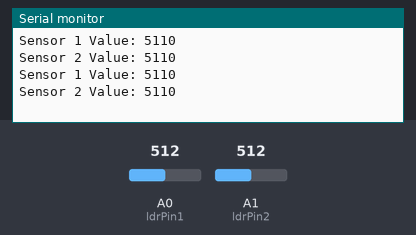
The sketch below on a simulated Arduino Uno, built with avr-gcc and run on an emulated ATmega328P. On the bench: the last lines printed to the serial monitor. The inputs (shaded band) are chosen by the test bench; at power-on: A0 (ldrPin1) = 512, A1 (ldrPin2) = 512.

Above: at 1.8 s.
1.9 s: A0 (ldrPin1) set to 716
At 2.8 s:
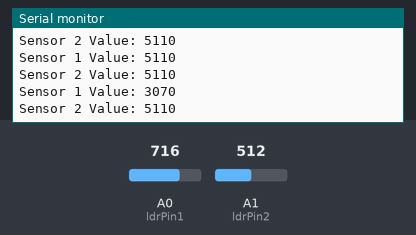
3.4 s: A1 (ldrPin2) set to 716
At 4.7 s:
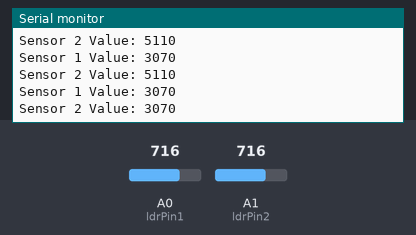
4.9 s: A0 (ldrPin1) set to 900
At 5.7 s:
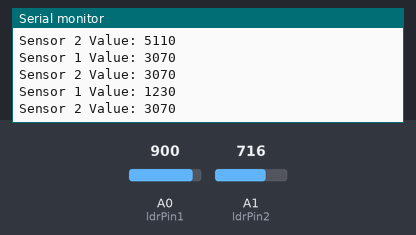
6.4 s: A1 (ldrPin2) set to 900
At 7.8 s:
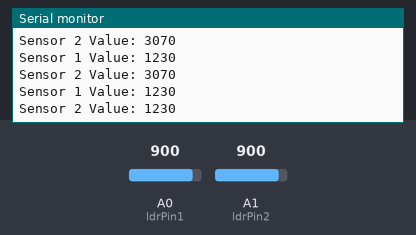
Timing chart, 0 to 8.9 s (numbered marks = the images above; inputs shaded):
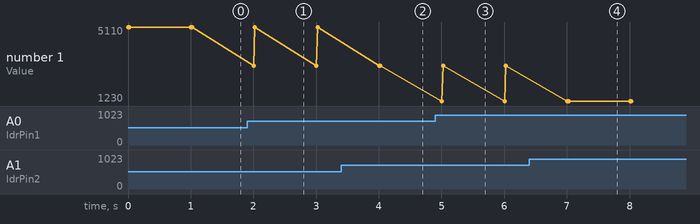

Measured:
- after the input at 1.9 s, the serial monitor: prints a new line after 0.10 s (image 1)
- after the input at 3.4 s, the serial monitor: prints a new line after 0.63 s (image 2)
- after the input at 4.9 s, the serial monitor: prints a new line after 0.11 s (image 3)
- after the input at 6.4 s, the serial monitor: prints a new line after 0.63 s (image 4)

The sketch:

readlux.ino
```cpp
// Khai báo chân analog cho hai cảm biến LDR
const int ldrPin1 = A0;
const int ldrPin2 = A1;

void setup() {
  Serial.begin(9600); // Bắt đầu kết nối với Serial Monitor
}

void loop() {
  // Đọc giá trị từ cảm biến 1
  int sensorValue1 = analogRead(ldrPin1);
  // Đọc giá trị từ cảm biến 2
  int sensorValue2 = analogRead(ldrPin2);

  // In giá trị đo được lên Serial Monitor
  Serial.print("Sensor 1 Value: ");
  Serial.println((1023 - sensorValue1)*10);
  Serial.print("Sensor 2 Value: ");
  Serial.println((1023 - sensorValue2)*10);

  // Đợi một khoảng thời gian trước khi đọc lại giá trị
  delay(1000); // Đợi 1 giây trước khi đọc lại giá trị
}
```
